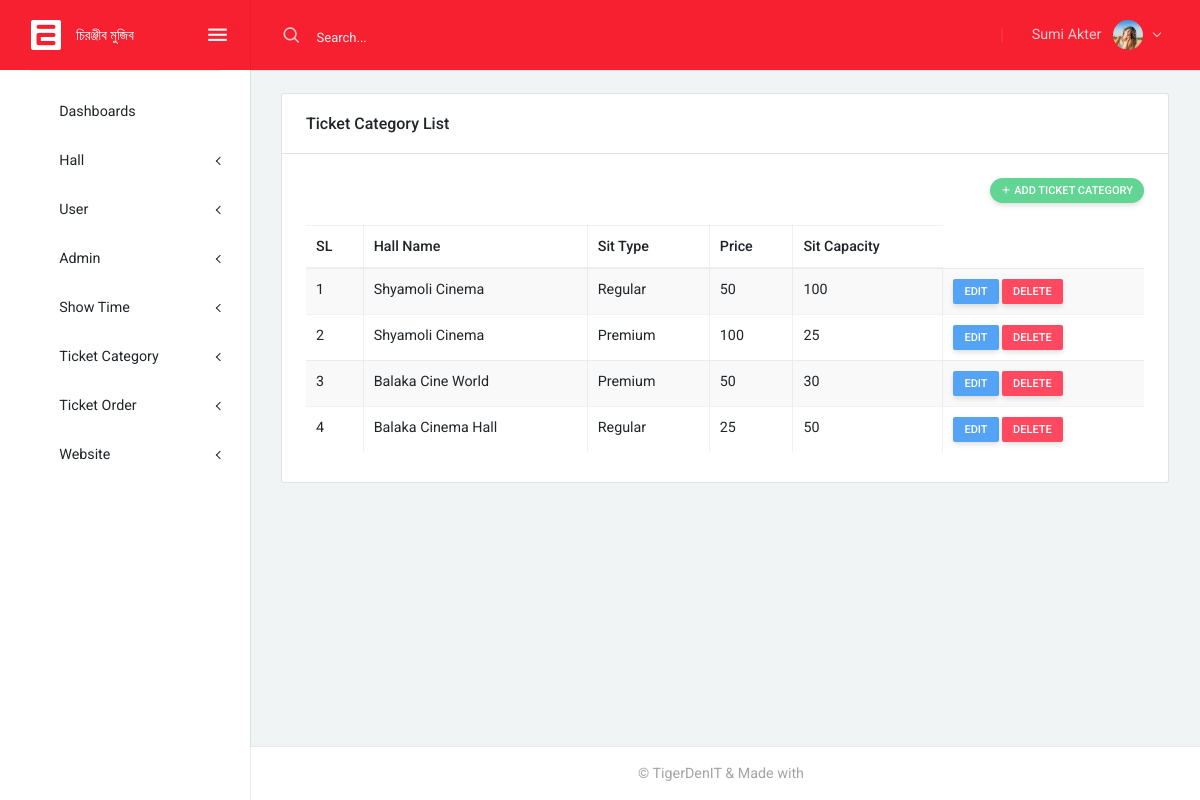
Screenshot of /admin/ticketcategory.php with the database file from the repository.
### tables this page shows
CREATE TABLE `admin_ticketcategory` (
  `id` int(10) NOT NULL,
  `Cat_ID` varchar(255) NOT NULL,
  `Hall_ID` varchar(255) NOT NULL,
  `Cat_SitType` varchar(10) NOT NULL,
  `Cat_Price` float NOT NULL,
  `Cat_capacity` int(10) NOT NULL
);

CREATE TABLE `admin_cinema_hall` (
  `id` int(10) NOT NULL,
  `Hall_ID` varchar(255) NOT NULL,
  `Hall_Name` varchar(255) NOT NULL,
  `Hall_Country` varchar(255) NOT NULL,
  `Hall_state` varchar(255) NOT NULL,
  `Hall_City` varchar(255) NOT NULL,
  `Hall_Address` varchar(300) NOT NULL
);

### admin/inc/function.php (called while the page is built, shortened)
<?php
function SelectData($TableName, $moresql){
    global $conn;
    $sql = "SELECT * FROM $TableName $moresql";
    $select = mysqli_query($conn, $sql);
    return $select;
}
?>

### admin/ticketcategory.php (the view, shortened to what this page needs)
    <?php include 'inc/header.php';?>
   <div class="layout-content">
        <div class="container-fluid flex-grow-1 container-p-y">
         <div class="row">
             <div class="col-md-12">
                <div class="card">
                    <div class="card-header">
                        <h5>  Ticket Category List </h5>
                    </div>
                    <div class="card-body">
                        <div class="row align-items-center m-l-0">
                            <div class="col-sm-6 text-right">
                                <button class="btn btn-success btn-sm mb-3 btn-round" data-toggle="modal" data-target="#modal-report"><i class="feather icon-plus"></i> Add Ticket Category</button>
                            </div>
                        </div>
                        <div class="table-responsive">
                            <table id="report-table" class="table table-bordered table-striped mb-0">
                                <thead>
                                    <tr>
                                        <th>SL</th>
                                        <th>Hall Name</th>
                                        <th>Sit Type</th>
                                        <th>Price</th>
                                        <th>Sit Capacity</th>
                                    </tr>
                                </thead>
                                <tbody>
                                    <?php
                                            $i=1;
                                        $data = SelectData('admin_ticketcategory','INNER JOIN admin_cinema_hall ON admin_ticketcategory.Hall_ID=admin_cinema_hall.Hall_ID ');
                                        while ($row = $data->fetch_assoc()) {?>
                                            <tr>
                                                <td><?= $i++ ;?></td>
                                                <td><?= $row['Hall_Name']; ?></td>
                                                <td><?= $row['Cat_SitType']; ?></td>
                                                <td><?= $row['Cat_Price']; ?></td>
                                                <td><?= $row['Cat_capacity']; ?></td>
                                                <td>
                                                    <a href="#!" class="btn btn-info btn-sm">Edit</a>
                                                    <a href="#!" class="btn btn-danger btn-sm">Delete</a>
                                                </td>
                                            </tr>
                                        <?php } ?>
                                </tbody>
                            </table>
                        </div>
                    </div>
                </div>
             </div>
        </div>
     </div>
</div>
<?php include 'inc/footer.php';?>

### admin/assets/libs/datatables/datatables.css (style rules this page uses)
table.dataTable { clear:both;margin-top:6px !important;margin-bottom:6px !important;max-width:none !important;border-collapse:separate !important }
table.dataTable td,table.dataTable th { -webkit-box-sizing:content-box;box-sizing:content-box }
table.table-bordered.dataTable th,table.table-bordered.dataTable td { border-left-width:0 }
table.table-bordered.dataTable th:last-child,table.table-bordered.dataTable th:last-child,table.table-bordered.dataTable td:last-child,table.table-bordered.dataTable td:last-child { border-right-width:0 }
table.table-bordered.dataTable tbody th,table.table-bordered.dataTable tbody td { border-bottom-width:0 }
table.dataTable { width:100% !important;border-collapse:collapse !important }
table.dataTable thead th { vertical-align:middle }

### admin/assets/css/uikit.css (style rules this page uses)
.card { margin-bottom: 1.5rem; }
.card .card-header h5 { margin-bottom: 0; }
.m-l-0 { margin-left: 0px; }

### rows the page displays
admin_ticketcategory: admin_cinema_hall.Hall_Name "Shyamoli Cinema", Cat_SitType "Regular", Cat_Price "50", Cat_capacity "100"
admin_ticketcategory: admin_cinema_hall.Hall_Name "Shyamoli Cinema", Cat_SitType "Premium", Cat_Price "100", Cat_capacity "25"
admin_ticketcategory: admin_cinema_hall.Hall_Name "Balaka Cine World", Cat_SitType "Premium", Cat_Price "50", Cat_capacity "30"
admin_ticketcategory: admin_cinema_hall.Hall_Name "Balaka Cinema Hall", Cat_SitType "Regular", Cat_Price "25", Cat_capacity "50"
